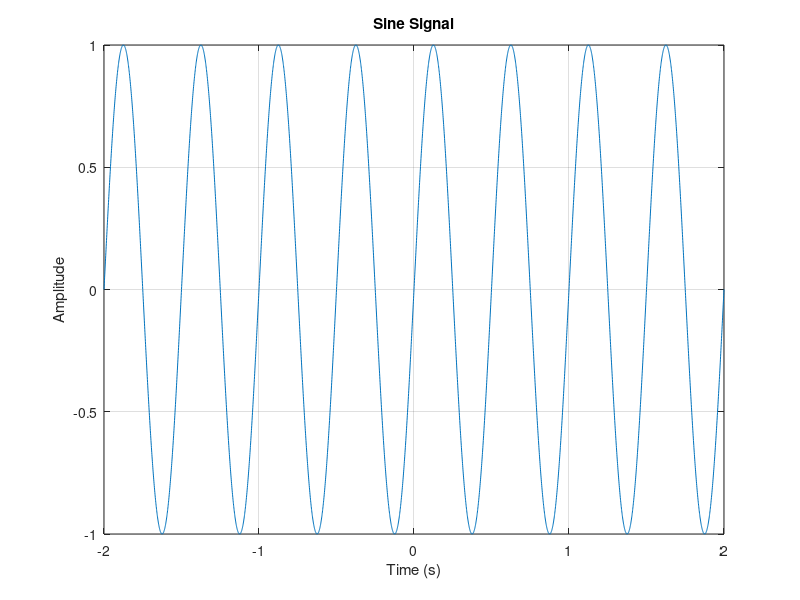
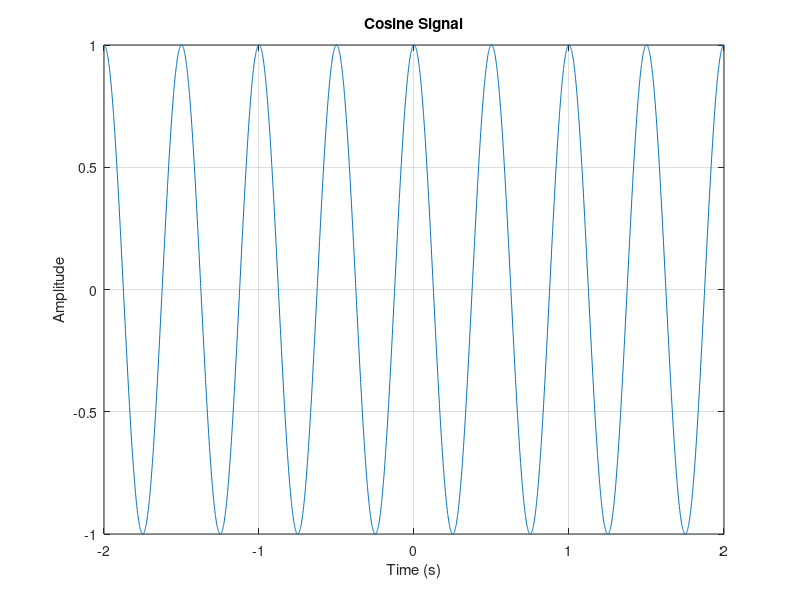
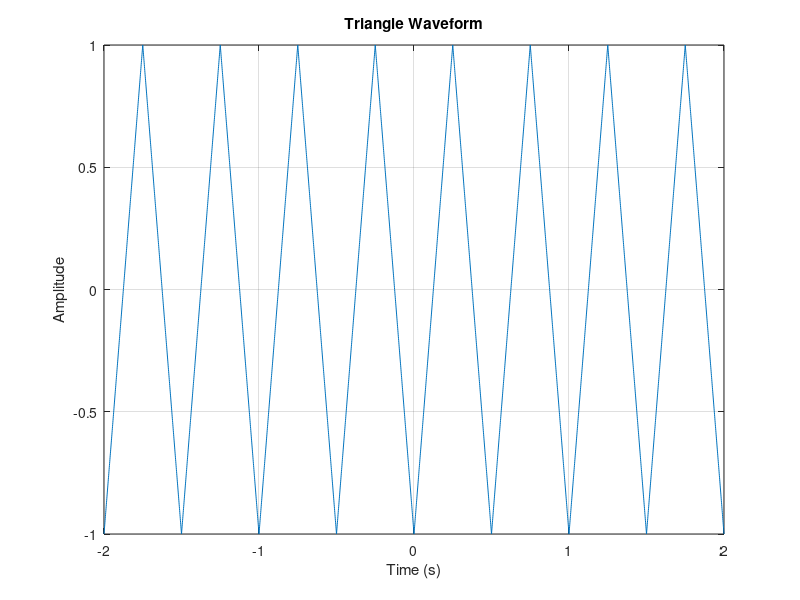
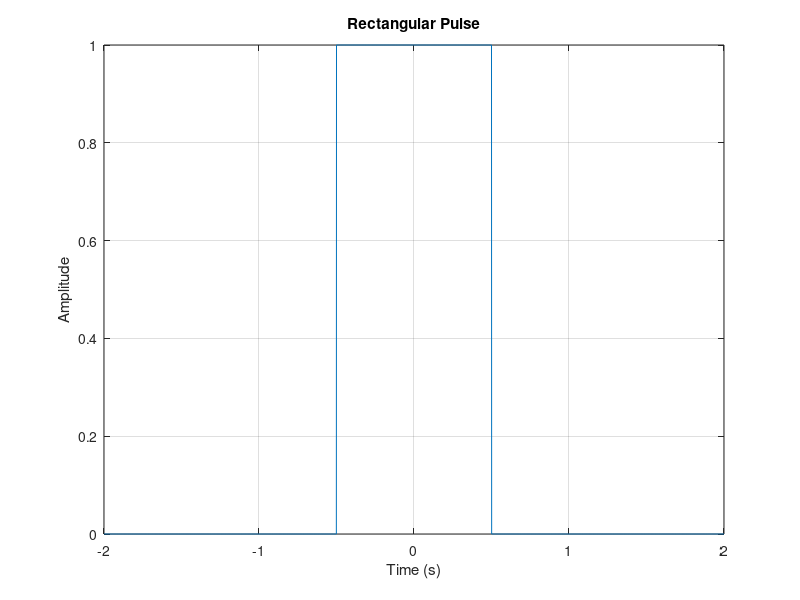

The MATLAB script that drew these images, in order:
clc;
clear;
close all;

% Time axis
t = -2:0.001:2;
f = 2;                         % Frequency = 2 Hz

x1 = sin(2*pi*f*t);

figure;
plot(t,x1);
grid on;
xlabel('Time (s)');
ylabel('Amplitude');
title('Sine Signal');

T=1/f;
x2 = cos(2*pi*t/T);

figure;
plot(t,x2);
grid on;
xlabel('Time (s)');
ylabel('Amplitude');
title('Cosine Signal');


x3 = sawtooth(2*pi*f*t,0.5);

figure;
plot(t,x3);
grid on;
xlabel('Time (s)');
ylabel('Amplitude');
title('Triangle Waveform');

x4 = double(abs(t) <= 0.5);

figure;
plot(t,x4);
grid on;
xlabel('Time (s)');
ylabel('Amplitude');
title('Rectangular Pulse');

x5 = sawtooth(2*pi*f*t);

figure;
plot(t,x5);
grid on;
xlabel('Time (s)');
ylabel('Amplitude');
title('Sawtooth Waveform');


a = -1/2;
x6 = exp(a*t);

figure;
plot(t,x6);
grid on;
xlabel('Time (s)');
ylabel('Amplitude');
title('Exponential Signal');
